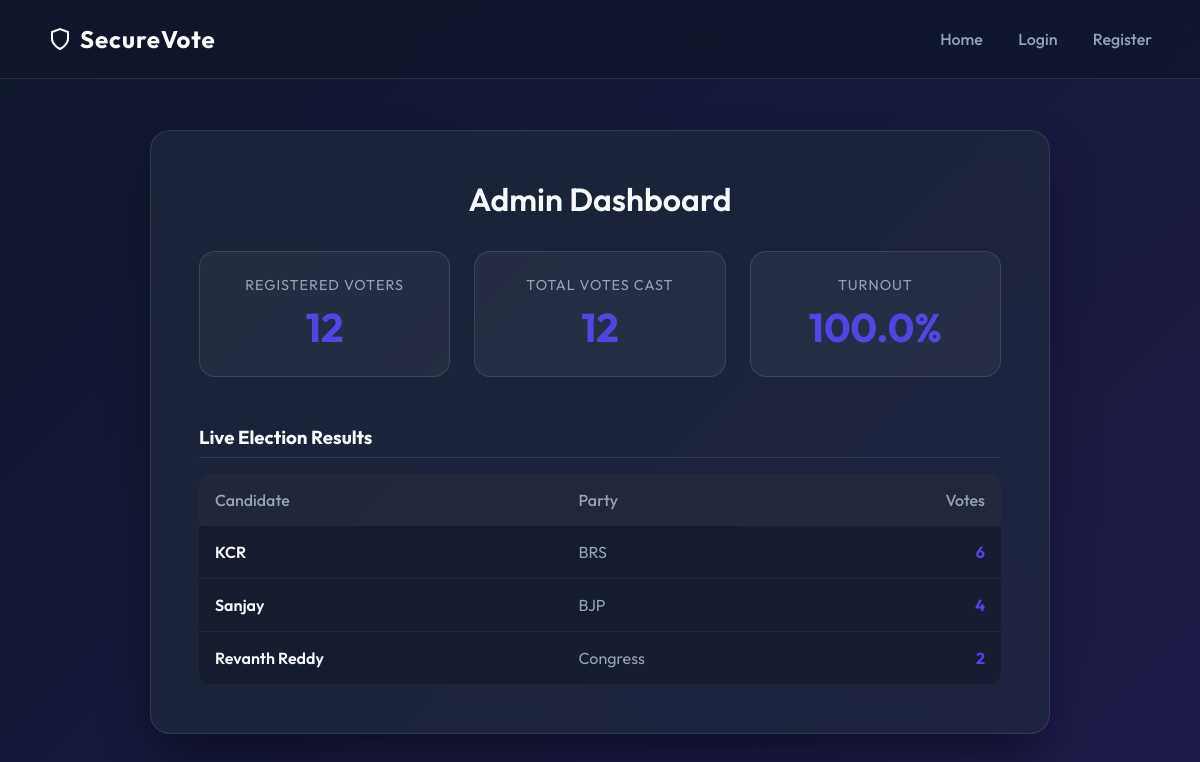
The page /admin on the database its author committed.
### tables this page shows
CREATE TABLE candidates (
            id INTEGER PRIMARY KEY AUTOINCREMENT,
            name TEXT NOT NULL,
            party TEXT NOT NULL,
            vote_count INTEGER NOT NULL DEFAULT 0
        );

### app.py (the view)
@app.route('/admin')
def admin():
    conn = get_db_connection()
    c = conn.cursor()
    c.execute('SELECT name, party, vote_count FROM candidates ORDER BY vote_count DESC')
    results = c.fetchall()
    c.execute('SELECT COUNT(*) FROM users')
    total_users = c.fetchone()[0]
    c.execute('SELECT COUNT(*) FROM users WHERE has_voted = 1')
    total_votes = c.fetchone()[0]
    conn.close()
    return render_template('admin.html', results=results, total_users=total_users, total_votes=total_votes)

### app.py (called while the page is built)
def get_db_connection():
    conn = sqlite3.connect(DB_PATH)
    conn.row_factory = sqlite3.Row
    return conn

### templates/admin.html
{% extends 'base.html' %}
{% block content %}
<div class="glass-card glass-card-large" style="max-width: 900px;">
    <h2 class="title" style="margin-bottom: 2rem;">Admin Dashboard</h2>
    <div class="admin-stats">
        <div class="stat-card">
            <div
                style="color: var(--text-muted); font-size: 0.9rem; margin-bottom: 0.5rem; text-transform: uppercase; letter-spacing: 1px;">
                Registered Voters</div>
            <div class="stat-value">{{ total_users }}</div>
        </div>
        <div class="stat-card">
            <div
                style="color: var(--text-muted); font-size: 0.9rem; margin-bottom: 0.5rem; text-transform: uppercase; letter-spacing: 1px;">
                Total Votes Cast</div>
            <div class="stat-value">{{ total_votes }}</div>
        </div>
        <div class="stat-card">
            <div
                style="color: var(--text-muted); font-size: 0.9rem; margin-bottom: 0.5rem; text-transform: uppercase; letter-spacing: 1px;">
                Turnout</div>
            <div class="stat-value">{% if total_users > 0 %}{{ ((total_votes / total_users) * 100)|round(1) }}%{% else
                %}0%{% endif %}</div>
        </div>
    </div>
    <h3 style="margin-bottom: 1rem; border-bottom: 1px solid rgba(255,255,255,0.1); padding-bottom: 0.5rem;">Live
        Election Results</h3>
    <div style="background: rgba(0,0,0,0.2); border-radius: 12px; overflow: hidden;">
        <table style="width: 100%; border-collapse: collapse; text-align: left;">
            <thead>
                <tr style="background: rgba(255,255,255,0.05);">
                    <th style="padding: 1rem; font-weight: 500; color: var(--text-muted);">Candidate</th>
                    <th style="padding: 1rem; font-weight: 500; color: var(--text-muted);">Party</th>
                    <th style="padding: 1rem; font-weight: 500; color: var(--text-muted); text-align: right;">Votes</th>
                </tr>
            </thead>
            <tbody>
                {% for cand in results %}
                <tr style="border-bottom: 1px solid rgba(255,255,255,0.05);">
                    <td style="padding: 1rem; font-weight: 600;">{{ cand.name }}</td>
                    <td style="padding: 1rem; color: var(--text-muted);">{{ cand.party }}</td>
                    <td style="padding: 1rem; text-align: right; font-weight: bold; color: var(--primary);">{{
                        cand.vote_count }}</td>
                </tr>
                {% endfor %}
            </tbody>
        </table>
    </div>
</div>
{% endblock %}

### templates/base.html (shortened to what this page needs)
<!DOCTYPE html>
<html lang="en">
<head>
    <link rel="stylesheet" href="{{ url_for('static', filename='css/style.css') }}">
</head>
<body>
    <nav class="navbar">
        <a href="/" class="nav-brand">
            <svg width="24" height="24" viewBox="0 0 24 24" fill="none"
                stroke="currentColor" stroke-width="2">
                <path d="M12 22s8-4 8-10V5l-8-3-8 3v7c0 6 8 10 8 10z"/>
            </svg>
            SecureVote
        </a>
        <div class="nav-links">
            <a href="/">Home</a>
            {% if session.get('user_id') %}
            <a href="/vote">Vote</a>
            <a href="/logout">Logout</a>
            {% else %}
            <a href="/login">Login</a>
            <a href="/register">Register</a>
            {% endif %}
        </div>
    </nav>
    <main class="main-container">
        {% block content %}{% endblock %}
    </main>
</body>
</html>

### static/css/style.css (style rules this page uses)
:root { --primary: #4F46E5; --primary-hover: #4338CA; --bg-dark: #0f172a; --card-bg: rgba(30, 41, 59, 0.7); --text-main: #f8fafc; --text-muted: #94a3b8; --success: #10b981; --danger: #ef4444; }
* { margin: 0; padding: 0; box-sizing: border-box; font-family: 'Outfit', sans-serif; }
body { background: linear-gradient(135deg, #0f172a 0%, #1e1b4b 100%); color: var(--text-main); min-height: 100vh; display: flex; flex-direction: column; overflow-x: hidden; }
.navbar { display: flex; justify-content: space-between; align-items: center; padding: 1.5rem 3rem; background: rgba(15, 23, 42, 0.8); backdrop-filter: blur(12px); border-bottom: 1px solid rgba(255, 255, 255, 0.1); position: fixed; width: 100%; z-index: 100; }
.nav-brand { font-size: 1.5rem; font-weight: 700; letter-spacing: 1px; color: #fff; text-decoration: none; display: flex; align-items: center; gap: 0.5rem; }
.nav-links a { color: var(--text-muted); text-decoration: none; margin-left: 2rem; font-weight: 500; transition: color 0.3s; }
.main-container { flex: 1; display: flex; justify-content: center; align-items: center; padding: 6rem 2rem 2rem; width: 100%; max-width: 1200px; margin: 0 auto; }
.glass-card { background: var(--card-bg); backdrop-filter: blur(16px); border: 1px solid rgba(255, 255, 255, 0.1); border-radius: 20px; padding: 3rem; width: 100%; max-width: 500px; box-shadow: 0 25px 50px -12px rgba(0, 0, 0, 0.5); animation: slideUp 0.6s cubic-bezier(0.16, 1, 0.3, 1); }
.glass-card-large { max-width: 800px; }
.title { font-size: 2rem; font-weight: 600; margin-bottom: 0.5rem; text-align: center; }
.admin-stats { display: grid; grid-template-columns: repeat(auto-fit, minmax(200px, 1fr)); gap: 1.5rem; margin-bottom: 3rem; }
.stat-card { background: rgba(255, 255, 255, 0.05); padding: 1.5rem; border-radius: 16px; text-align: center; border: 1px solid rgba(255, 255, 255, 0.1); }
.stat-value { font-size: 2.5rem; font-weight: 700; color: var(--primary); }

### rows shown on the page
candidates: name "KCR", party "BRS", vote_count "6"
candidates: name "Sanjay", party "BJP", vote_count "4"
candidates: name "Revanth Reddy", party "Congress", vote_count "2"

### other values the page prints
{{ total_users }} "12"
{{ total_votes }} "12"
{{ ((total_votes / total_users) * 100)|round(1) }} "100.0"
